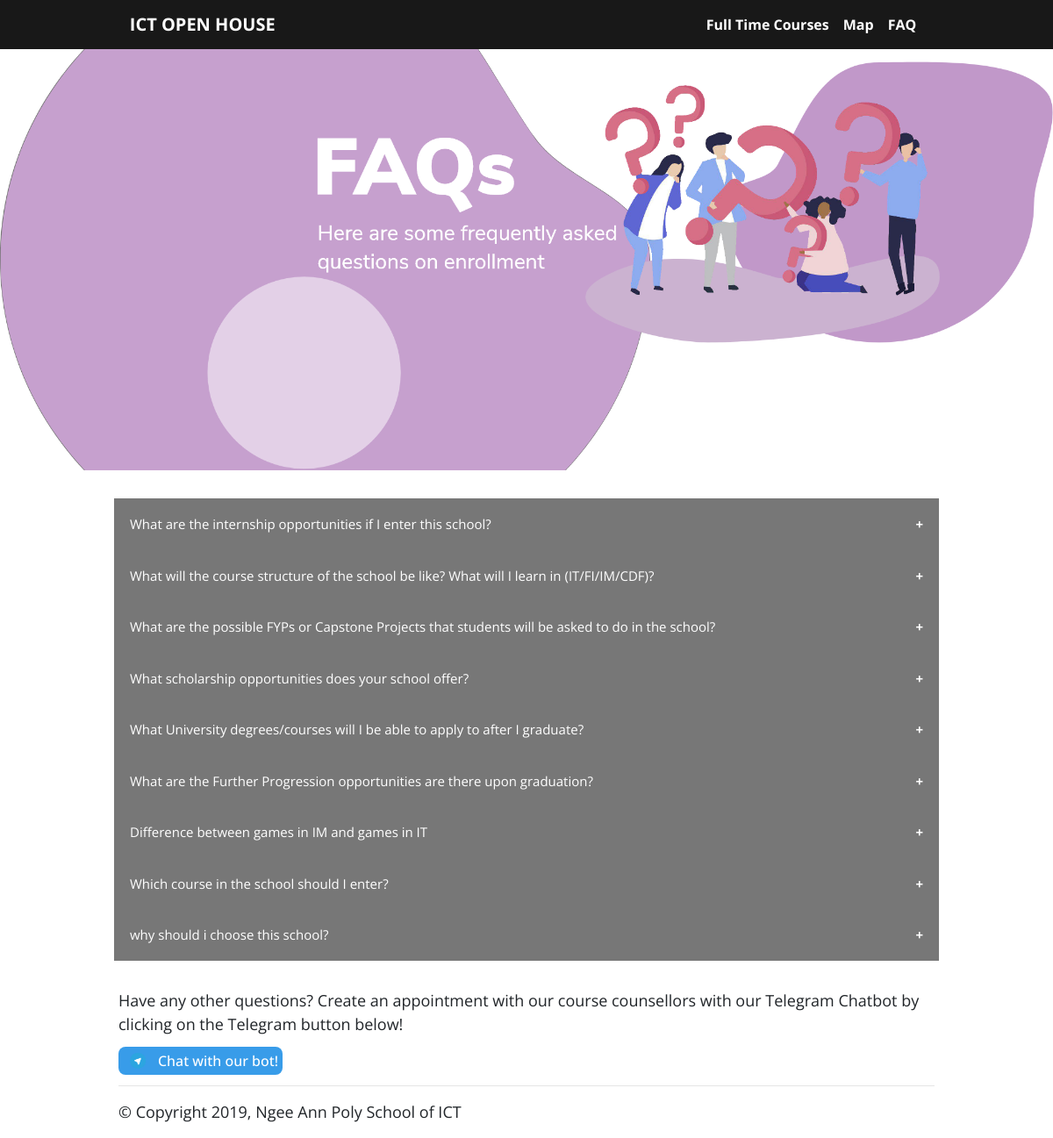
Before: /views/faq.php with the older database file.
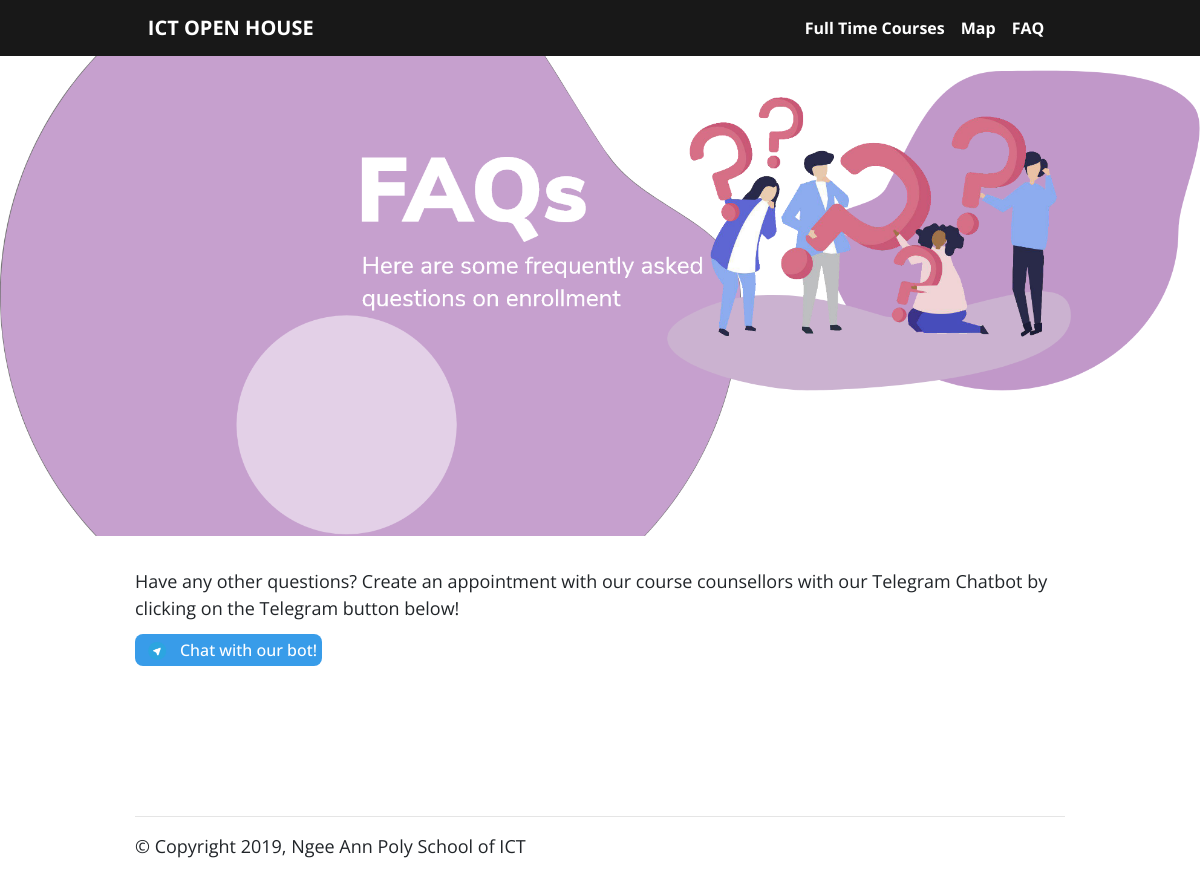
After: the same page with the newer database file.
### tables this page shows
CREATE TABLE FAQ
(
  question_id INT(4) NOT NULL,
  question_text TEXT DEFAULT NULL,
  question_answer TEXT DEFAULT NULL,
  CONSTRAINT pk_item PRIMARY KEY (question_id)
);

### helpers/helper.php (called while the page is built, shortened)
<?php
class Helper
{
    private $defaultPath;
    public function __construct()
    {
        $this->defaultPath = ($_SERVER['SERVER_NAME'] == 'localhost') ? '/capstone-project/' : '/' ;
    }
    function cssPath($file) {
        $hrefPath = $this->defaultPath .'assets/css/'. $file;
        return $hrefPath;
    }
    function pageUrl($file) {
        $httpProtocol = !isset($_SERVER['HTTPS']) || $_SERVER['HTTPS'] != 'on' ? 'http' : 'https';
        $url = $httpProtocol . '://' . $_SERVER['HTTP_HOST'] . $this->defaultPath;
        if ($file !== 'index.php') {
            $url .= 'views/' . $file;
        }
        return $url;
    }
}
?>

### helpers/mysql.php (called while the page is built, shortened)
<?php
class Mysql_Driver
{
    private $connection;
    public function connect()
    {
         $host = 'localhost';
         $user = 'root';
         $password = '';
		 $database = 'ict_open_house';
        $this->connection = mysqli_connect($host, $user, $password, $database);
    }
    public function query($qry)
	{
      	$result = mysqli_query($this->connection,$qry);
		if (!$result)
			trigger_error("Query Failed! SQL: $qry - Error: " .
			mysqli_error($this->connection));
		else
			return $result;
	}
	public function fetch_array($result)
	{
		return mysqli_fetch_array($result);
	}
}
?>

### views/faq.php (the view, shortened to what this page needs)
<?php
 include_once __DIR__.'/../helpers/mysql.php';
 include_once __DIR__.'/../helpers/helper.php';
 $helper = new Helper();
 $db = new Mysql_Driver();
 $db->connect();
 $backgroundPath = '../assets/img/General/faq.png';
 $tglogoPath = '../assets/img/General/tglogo.png';
 $sql = "SELECT * FROM FAQ";
    $faqResults = $db->query($sql);
    $faqResultsArray = [];
    while ($row = $db->fetch_array($faqResults)) {
        $faqResultsArray[] = $row;
    }
?>
<!DOCTYPE html>
<html lang="en">
<?php include $helper->subviewPath('header.php') ?>
<head>
</head>
<main class="faq-wrapper">
    <?php include $helper->subviewPath('navbar.php') ?>
    <section class="main-banner container-fluid" style="background-image: linear-gradient(rgba(0, 0, 0, 0), rgba(0, 0, 0, 0)), url(<?php echo $backgroundPath ?>);">
    </section>
    <section class="faq-content container">
        <div id="myBtnContainer-faq">
            <?php foreach ($faqResultsArray as $key => $row):?>
            <button class="collapsible"><?php echo $faqResultsArray[$key]['question_text'] ?></button>
            <?php endforeach; ?>
        </div>
    </section>
    <section class="faq-btn container">
        <div id="telegramWidget">
              <p>Have any other questions? Create an appointment with our course counsellors with our Telegram Chatbot by clicking on the Telegram button below!</p>
          <a class="tg-btn" href="https://t.me/npictoh_bot" target="_blank">
            <svg class="tg-btn-box" viewBox="0 0 21 18">
              <image href="<?php echo $tglogoPath; ?>" x="0" y="0" height="16px" width="16px"/>
            </svg>Chat with our bot!
          </a>
        </div>
    </section>
</main>
<?php include $helper->subviewPath('footer.php') ?>
</html>

### views/sub-views/header.php (shortened to what this page needs)
<head>
    <link rel="stylesheet" type="text/css" href="https://stackpath.bootstrapcdn.com/bootstrap/4.3.1/css/bootstrap.min.css">
    <link rel="stylesheet" type="text/css" href="<?php echo $helper->cssPath("fullpage.css") ?>" />
    <link rel="stylesheet" type="text/css" href="<?php echo $helper->cssPath("shared.css") ?>"/>
    <link rel="stylesheet" type="text/css" href="<?php echo $helper->cssPath("index.css") ?>"/>
    <link rel="stylesheet" type="text/css" href="<?php echo $helper->cssPath("modules.css") ?>"/>
    <link rel="stylesheet" type="text/css" href="<?php echo $helper->cssPath("faq.css") ?>"/>
    <link rel="stylesheet" type="text/css" href="<?php echo $helper->cssPath("projects.css") ?>"/>
    <link rel="stylesheet" type="text/css" href="<?php echo $helper->cssPath("dynamicStyle.php") ?>"/>
    <link rel="stylesheet" type="text/css" href="../assets/slick/slick.css"/>
    <link rel="stylesheet" type="text/css" href="../assets/slick/slick-theme.css"/>
</head>
<body>

### views/sub-views/navbar.php (shortened to what this page needs)
<div class="navbar-placeholder">
    <nav class="navbar navbar-expand-sm navbar-dark bg-custom">
        <div class="container">
            <a class="navbar-brand mb-0 h1" href=<?php echo $helper->pageUrl("index.php")?>><b>ICT OPEN HOUSE</b></a>
            <div class="collapse navbar-collapse justify-content-end" id="navbarNav">
                <div class="navbar-nav">
                    <a class="nav-item text-white nav-link pl-2" href="<?php echo $helper->pageUrl("index.php") ?>"><b>Full Time Courses</b><span class="sr-only">(current)</span></a>
                    <a class="nav-item text-white nav-link" href="<?php echo $helper->pageUrl("tour.php") ?>"><b>Map</b></a>
                    <a class="nav-item text-white nav-link" href="<?php echo $helper->pageUrl("faq.php") ?>"><b>FAQ</b></a>
                </div>
            </div>
        </div>
    </nav>
</div>

### views/sub-views/footer.php (shortened to what this page needs)
<footer>
    <div class="container">
        <div class="row">
            <div class="col-12">
                <hr>
                <p>&copy; Copyright 2019, Ngee Ann Poly School of ICT</p>
            </div>
        </div>
    </div>
</footer>
</body>

### assets/css/shared.css (style rules this page uses)
html { box-sizing: border-box; }
*, *:before, *:after { box-sizing: inherit; }
body { font-family: 'Open Sans',sans-serif; }
html, body { background-color: #ffffff; }
body, main { min-height: 100vh; }
.main-banner { color: white; display: flex; justify-content: center; align-items: center; height: 60vh; background-size: cover; background-repeat: no-repeat; background-position: center; flex-wrap: wrap; text-align: center; }
body { background-color: #ffffff; }
.bg-custom { background-color: #181818; color: white; }
@media only screen and (min-width: 1200px) { .container { max-width: none !important; width: 80% !important; } }

### assets/css/modules.css (style rules this page uses)
p { font-size: large; }

### assets/css/faq.css (style rules this page uses)
.faq-wrapper .tg-btn { font-size:16px; font-weight:500; text-align:center; border-radius:8px; padding:5px; background:#389ce9; text-decoration:none; color:#fff; }
.faq-wrapper .tg-btn-box { width:30px; height:20px; vertical-align:middle; margin:0px 5px; }
#myBtnContainer-faq { margin: 2rem -5px; position: relative; }
.faq-wrapper .collapsible { background-color: #777; color: white; cursor: pointer; padding: 18px; width: 100%; border: none; text-align: left; outline: none; font-size: 15px; }
.faq-wrapper .collapsible:after { content: '\002B'; color: white; font-weight: bold; float: right; margin-left: 5px; }

Changed rows visible on the page:
removed faq: question_text "What are the internship opportunities if I enter this school?"
removed faq: question_text "What will the course structure of the school be like? What will I learn in (IT/FI/IM/CDF)?"
removed faq: question_text "What are the possible FYPs or Capstone Projects that students will be asked to do in the school?"
removed faq: question_text "What scholarship opportunities does your school offer?"
removed faq: question_text "What University degrees/courses will I be able to apply to after I graduate?"
removed faq: question_text "What are the Further Progression opportunities are there upon graduation?"
removed faq: question_text "Difference between games in IM and games in IT"
removed faq: question_text "Which course in the school should I enter?"
removed faq: question_text "why should i choose this school?"
